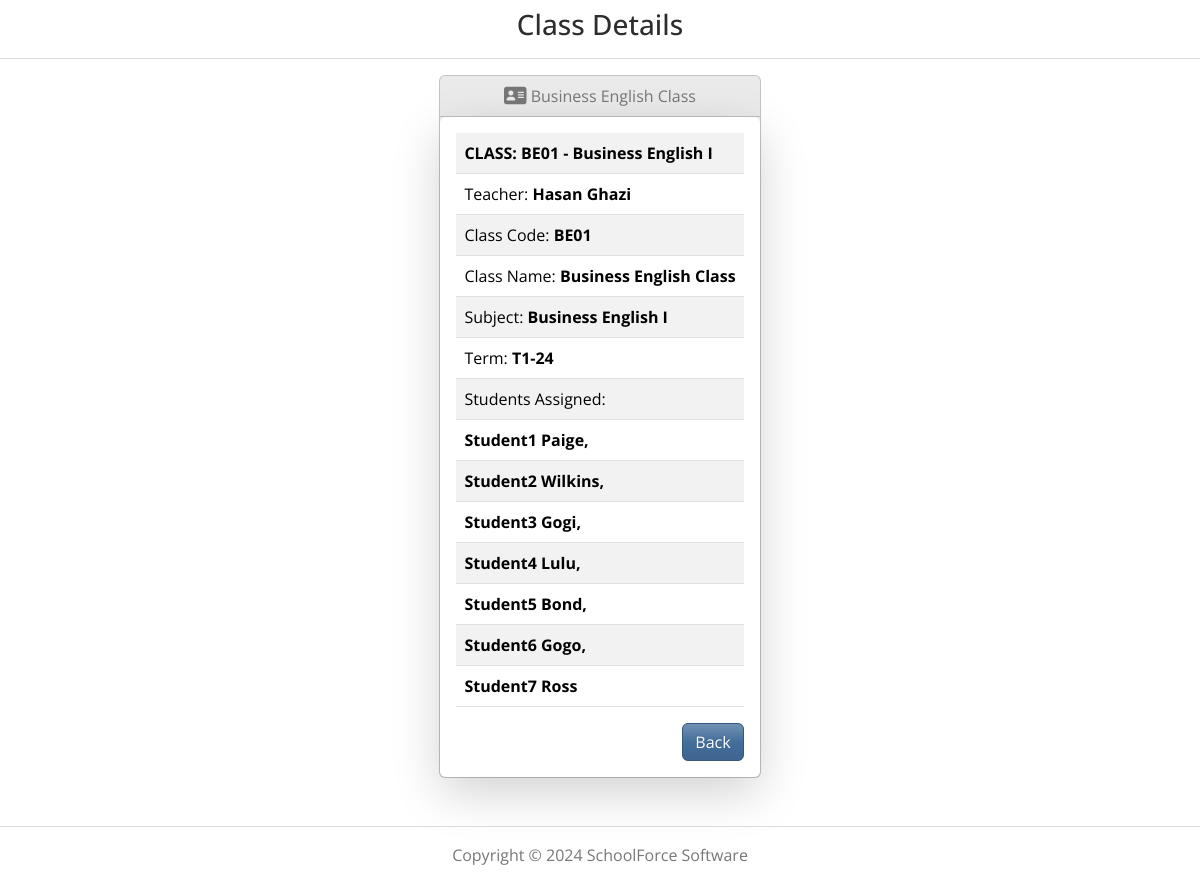
The app's page /courseclass_detail/1/ (signed in), older data.
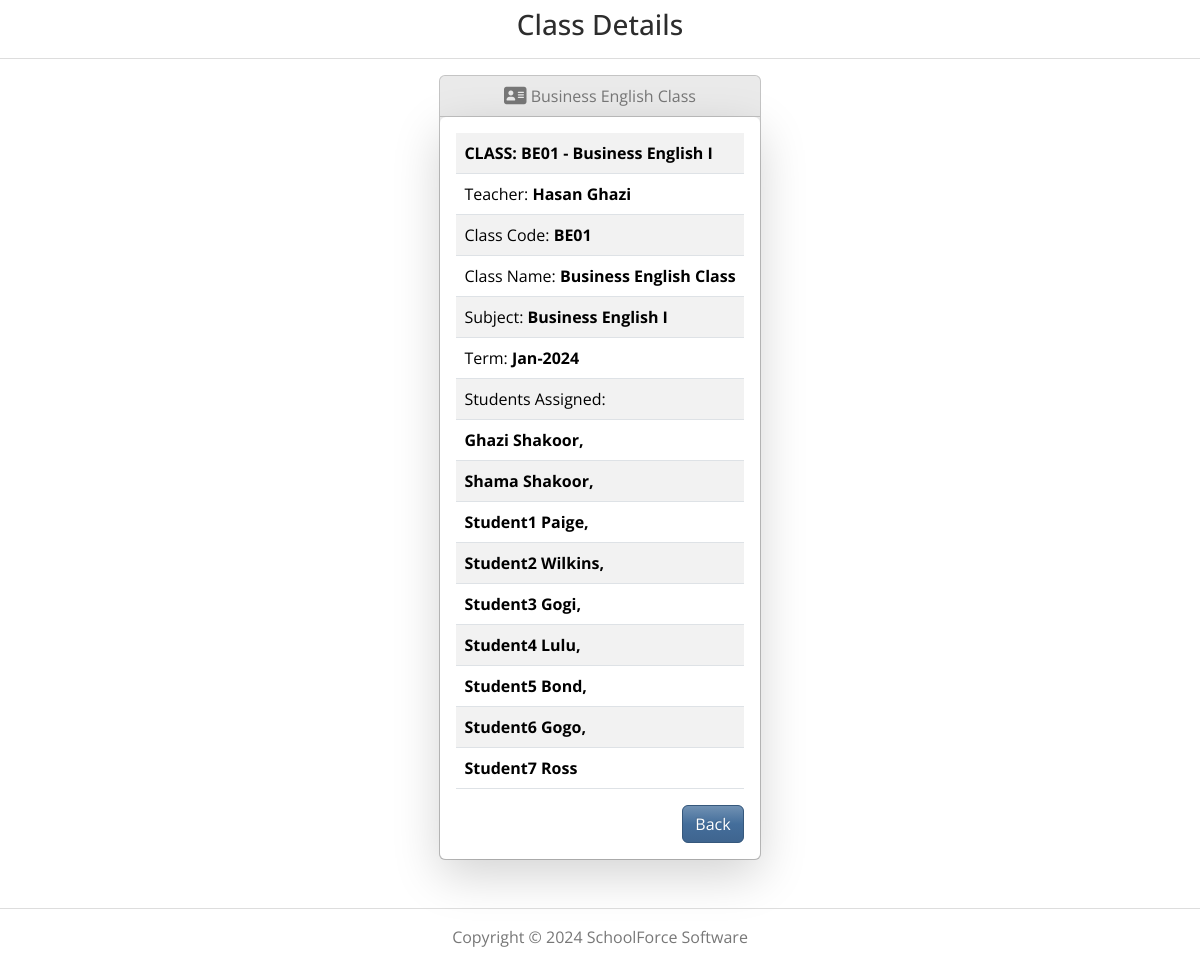
The same page, newer data.
### cmsmain/models.py (models this page shows, shortened)
class CourseClass(models.Model):
    class_code = models.CharField(max_length=20)
    class_name = models.CharField(max_length=30)
    subject = models.ForeignKey(Subject, on_delete=models.CASCADE, related_name='classes')
    term = models.ForeignKey(Term, on_delete=models.CASCADE, related_name='classes')
    teacher = models.ForeignKey(Teacher, on_delete=models.CASCADE, related_name='classes')
    students = models.ManyToManyField(Student, related_name='classes', blank=True)
    def __str__(self):
        return f"{self.class_name}"

class Term(models.Model):
    term_code = models.CharField(max_length=20, unique=True)
    start_date = models.DateField()
    end_date = models.DateField()
    def __str__(self):
        return self.term_code

class Student(models.Model):
    user = models.OneToOneField(User, on_delete=models.CASCADE)
    subjects  = models.ManyToManyField(Subject, related_name='students')
    student_number = models.PositiveIntegerField(unique=True, null=True, blank=True)
    first_name = models.CharField(max_length=50)
    last_name = models.CharField(max_length=50)
    phone = models.CharField(max_length=20, null=True, blank=True)
    date_of_birth = models.DateField()
    nationality = models.CharField(max_length=50)
    passport_number = models.CharField(max_length=50)
    email = models.EmailField(max_length=100)
    enrolment_date = models.DateField()
    picture = models.ImageField(upload_to='uploads/', null=True, blank=True)
    created_at = models.DateTimeField(auto_now_add=True, null=True, blank=True)

class Subject(models.Model):
    code = models.CharField(max_length=20, unique=True)
    name = models.CharField(max_length=100)
    def __str__(self):
        return self.name

class Teacher(models.Model):
    user = models.OneToOneField(User, on_delete=models.CASCADE)
    subjects = models.ManyToManyField(Subject, related_name='teachers')
    first_name = models.CharField(max_length=50)
    last_name = models.CharField(max_length=50)
    phone = models.CharField(max_length=20, null=True, blank=True)
    email = models.EmailField(max_length=100)
    date_joined = models.DateField(null=True, blank=True)
    created_at = models.DateTimeField(auto_now_add=True, null=True, blank=True)
    def __str__(self):
        return f'{self.first_name} {self.last_name}'

### cmsmain/views.py (the view)
# urls.py: path('courseclass_detail/<int:pk>/', views.CourseClassDetailView.as_view(), name='courseclass_detail'),
@method_decorator(login_required, name='dispatch')
class CourseClassDetailView(DetailView):
    model = CourseClass
    template_name = 'app_courseclass/courseclass_detail.html'
    def get_context_data(self, **kwargs):
        context = super().get_context_data(**kwargs)
        courseclass = self.get_object()
        context["students"] = courseclass.students.order_by('first_name')
        return context

### cmsmain/templates/app_courseclass/courseclass_detail.html
{% extends 'cmsmain/base.html' %}
{% load static %}
{% block content %}
<h3 class="mt-2 text-center">Class Details</h3>
<hr />
<div class="d-flex justify-content-center">
<div class="row">
    <div class="col col-md">
        <div class="card bg-light mb-3">
            <div class="card-header">
                <i class="fa-solid fa-address-card fa-lg"></i> {{courseclass}}
            </div>
            <div class="card-body shadow-lg bg-body rounded">
                <table class="table table-striped text-start">
                    <tr><th>CLASS: {{ courseclass.class_code }} - {{ courseclass.subject }}</th></tr>
                    <tr><td>Teacher: <strong>{{courseclass.teacher}}</strong></td></tr>
                    <tr><td>Class Code: <strong>{{courseclass.class_code}}</strong></td></tr>
                    <tr><td>Class Name: <strong>{{courseclass.class_name}}</strong></td></tr>
                    <tr><td>Subject: <strong>{{courseclass.subject}}</strong></td></tr>
                    <tr><td>Term: <strong>{{courseclass.term}}</strong></td></tr>
                    <tr><td>Students Assigned: <strong></td></tr>
                        {% for student in students %}
                            <tr><td><strong>{{ student.first_name }} {{ student.last_name}}{% if not forloop.last %}, {% endif %}</strong></td></tr>
                        {% endfor %}</strong>
                </table>
                <a href="/teacher_courseclass_list/" class="btn btn-primary float-end" role="button">Back</a>
            </div>
        </div>
    </div>
</div>
</div>
{% endblock %}

Row changes from the older to the newer data that the page shows:
changed through a linked row, CourseClass "Business English Class": term "T1-24" → "Jan-2024"
added Student: first_name "Ghazi", last_name "Shakoor"
added Student: first_name "Shama", last_name "Shakoor"
